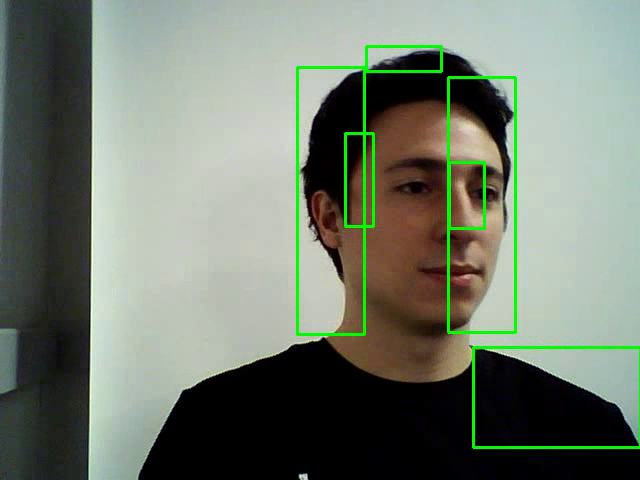
#> input picture frame 15 of labs/lab5/5b_enzo_1689382846.5281594.mp4, 640 x 480 px, given in place of the camera
$ python lab5b_webcam.py
#> lines starting #> are read from the running program, lines starting #| are printed output that depends on the picture; after the words box and inside, x2 and y2 are one past the last pixel; in counts of white or black regions, pixels touching at a corner belong together
# import the opencv module
import cv2
import time

# Capturing video
capture = cv2.VideoCapture(0)

# Get current width and height of frame
width = capture.get(cv2.CAP_PROP_FRAME_WIDTH)
height = capture.get(cv2.CAP_PROP_FRAME_HEIGHT)

# Define Video Frame Rate in fps
fps = capture.get(cv2.CAP_PROP_FPS)

# Create a VideoWriter object to save the output video
fourcc = cv2.VideoWriter_fourcc(*'mp4v')
timestamp = time.time()

out_1 = cv2.VideoWriter(f'./labs/lab5/5b_webcam_{timestamp}_tracking.mp4', fourcc, fps, (int(width), int(height)))
out_2 = cv2.VideoWriter(f'./labs/lab5/5b_webcam_{timestamp}.mp4', fourcc, fps, (int(width), int(height)))


while capture.isOpened():
    # to read frame by frame
    ret, img_1 = capture.read()
#> img_1 is the input picture: shape (480, 640, 3); mean B, G, R 110.3, 124, 115
    if not ret:
        break  # Exit the loop if the frame wasn't read correctly

    ret, img_2 = capture.read()
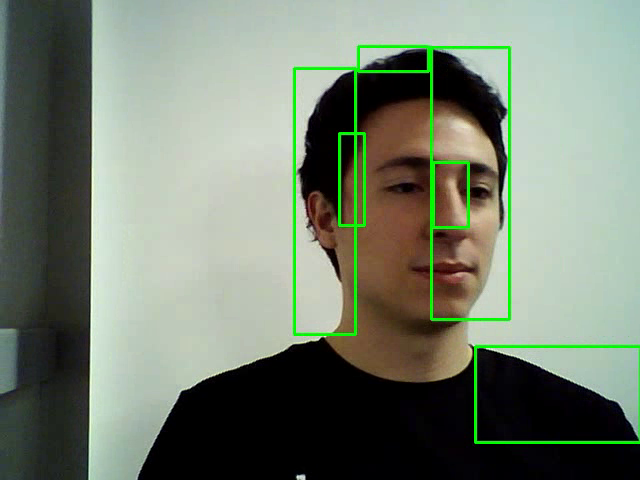
#> input picture frame 16 of labs/lab5/5b_enzo_1689382846.5281594.mp4, 640 x 480 px, given in place of the camera
#> img_2 is the input picture: shape (480, 640, 3); mean B, G, R 112.2, 128.1, 117.8
    if not ret:
        break  # Exit the loop if the frame wasn't read correctly


    # find difference between two frames
    diff = cv2.absdiff(img_1, img_2)
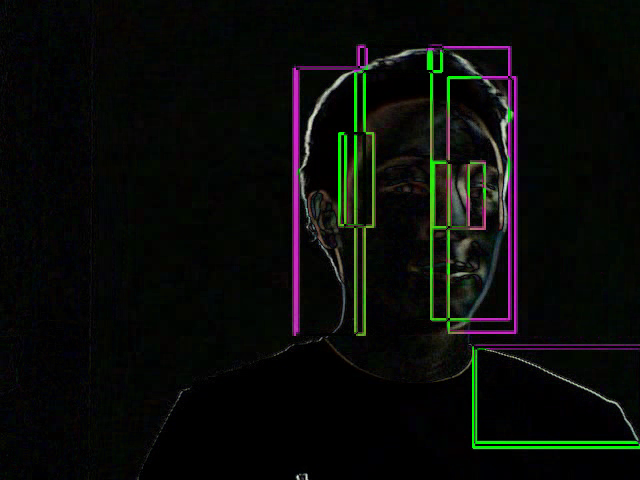
#> diff: shape (480, 640, 3); mean B, G, R 9, 11.6, 9.9

    # to convert the frame to grayscale
    diff_gray = cv2.cvtColor(diff, cv2.COLOR_BGR2GRAY)
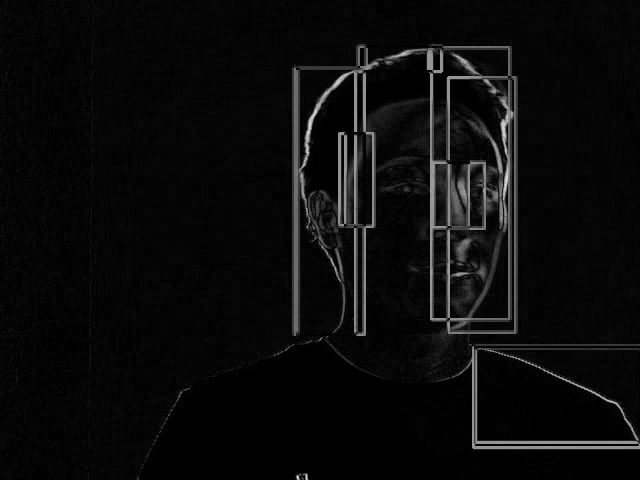
#> diff_gray: shape (480, 640); min 0, max 230, mean 10.8

    # apply some blur to smoothen the frame
    diff_blur = cv2.GaussianBlur(diff_gray, (5, 5), 0)

    # to get the binary image
    _, thresh_bin = cv2.threshold(diff_blur, 20, 255, cv2.THRESH_BINARY)
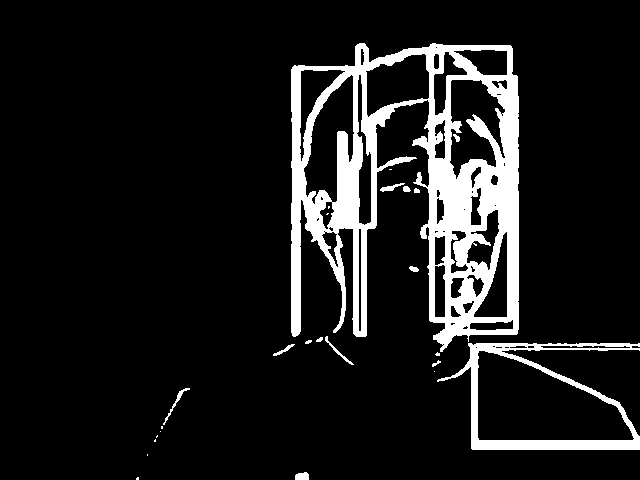
#> thresh_bin: shape (480, 640); 11% white; 25 white regions (11 under 20 px)

    # to find contours
    contours, hierarchy = cv2.findContours(thresh_bin, cv2.RETR_TREE, cv2.CHAIN_APPROX_SIMPLE)
#> contours = 80 contours, 38 with area under 20; largest, box (x1, y1, x2, y2) and area: (291, 43, 519, 352) 46356, (437, 343, 640, 450) 13400, (477, 350, 635, 441) 9481, (303, 74, 355, 205) 3618, (449, 79, 506, 180) 3550

    # to draw the bounding box when the motion is detected
    for contour in contours:
        x, y, w, h = cv2.boundingRect(contour)
        if cv2.contourArea(contour) > 300:
            cv2.rectangle(img_1, (x, y), (x+w, y+h), (0, 255, 0), 2)
#> this loop made 80 passes
#> (x, y, w, h) on passes 1, 2, 6, 8, 9, 10, 11, 12, 13, 14, 15, 16: (136, 477, 3, 3), (295, 472, 14, 8), (160, 431, 1, 1), (163, 388, 27, 37), (434, 371, 1, 1), (432, 360, 9, 7), (435, 352, 5, 4), (273, 344, 22, 12), (437, 343, 203, 107), (477, 350, 158, 91), (504, 346, 6, 3), (495, 346, 8, 3)
#> (contour, x, y, w, h) on passes 3, 4, 5, 7, 17, 29: ([[147, 454], [147, 455]], 147, 454, 1, 2), ([[155, 439], [154, 440], [154, 441], [155, 441]], 154, 439, 2, 3), ([[157, 435], [156, 436], [156, 437], [157, 436]], 156, 435, 2, 3), ([[161, 426], [161, 428], [162, 428], [162, 426]], 161, 426, 2, 3), ([[475, 347], [476, 346], [477, 347], [476, 348]], 475, 346, 3, 3), ([[389, 169], [391, 169]], 389, 169, 3, 1)
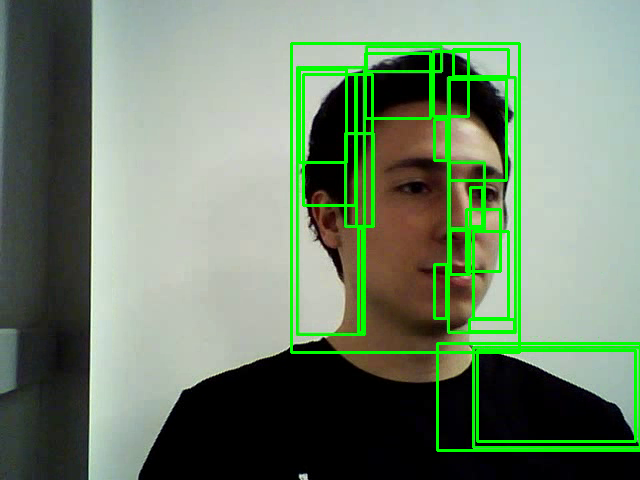
#> img_1: shape (480, 640, 3); 4.92% of pixels changed, all inside (x1, y1, x2, y2) = (290, 42, 640, 452)
    # cv2.drawContours(img_1, contours, -1, (0, 255, 0), 2)

    # display the output
    cv2.imshow("Detecting Motion...", img_1)
    cv2.imshow("Detecting Motion...2", img_2)

    out_1.write(img_1)
    out_2.write(img_2)

    if cv2.waitKey(1) == ord('q'):
#> (key q is pressed here)
        break

# Release the VideoWriter and VideoCapture objects
out_1.release()
out_2.release()
capture.release()

# Close all OpenCV windows
cv2.destroyAllWindows()

$ run again, starting later in the video
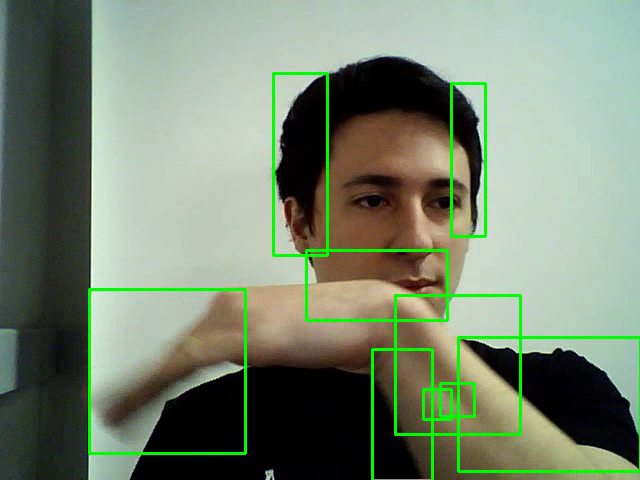
#> input picture frame 71 of labs/lab5/5b_enzo_1689382846.5281594.mp4, 640 x 480 px, given in place of the camera
#> img_1 is the input picture: shape (480, 640, 3); mean B, G, R 112.8, 134.2, 120
#> `_, thresh_bin = cv2.threshold(diff_blur, 20, 255, cv2.THRESH_BINARY)`:
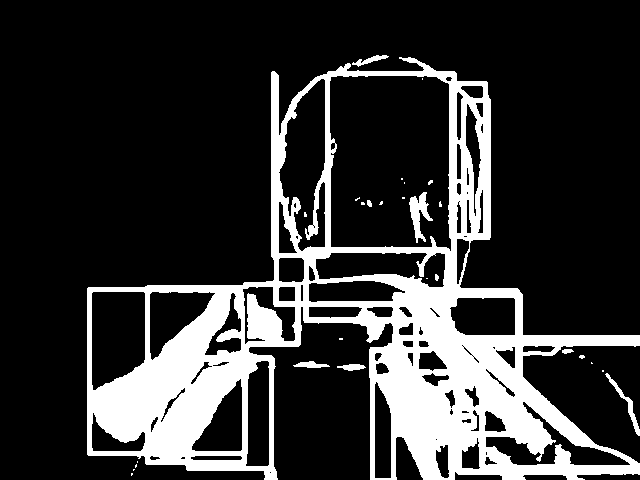
#> thresh_bin: shape (480, 640); 20.6% white; 28 white regions (19 under 20 px)
#> contours = 111 contours, 40 with area under 20; largest, box (x1, y1, x2, y2) and area: (87, 57, 640, 480) 117008, (329, 75, 452, 252) 20295, (278, 78, 326, 252) 5379, (91, 291, 146, 391) 4654, (315, 252, 446, 288) 3144
#> the loop `for contour in contours:` made 111 passes
#> (x, y, w, h) on passes 5, 7, 9, 10, 11, 13, 15, 16: (605, 373, 35, 63), (337, 364, 29, 7), (293, 361, 37, 7), (579, 355, 6, 4), (562, 349, 12, 5), (87, 57, 553, 423), (484, 456, 14, 10), (180, 456, 6, 4)
#> after the loop `for contour in contours:`:
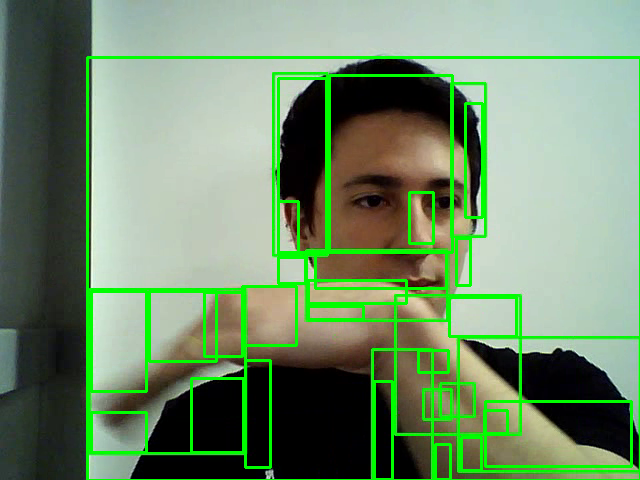
#> img_1: shape (480, 640, 3); 6.27% of pixels changed, all inside (x1, y1, x2, y2) = (86, 56, 640, 480)

$ run again, starting later in the video
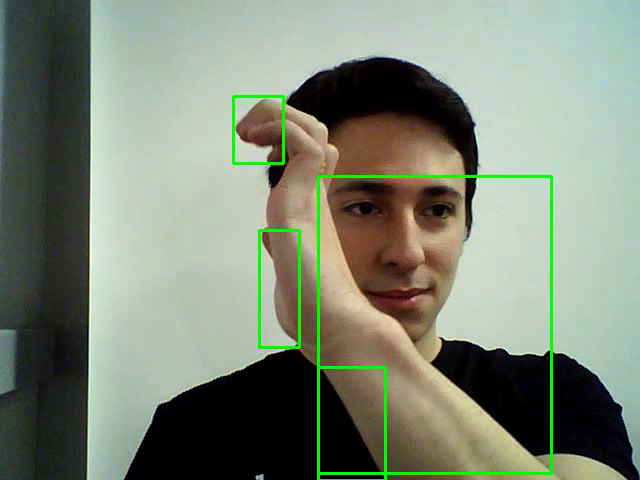
#> input picture frame 127 of labs/lab5/5b_enzo_1689382846.5281594.mp4, 640 x 480 px, given in place of the camera
#> img_1 is the input picture: shape (480, 640, 3); mean B, G, R 119.1, 135.7, 126.3
#> `_, thresh_bin = cv2.threshold(diff_blur, 20, 255, cv2.THRESH_BINARY)`:
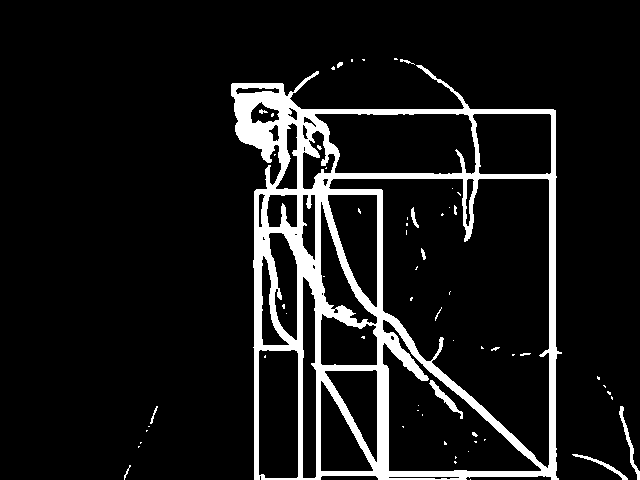
#> thresh_bin: shape (480, 640); 9.7% white; 62 white regions (47 under 20 px)
#> contours = 96 contours, 63 with area under 20; largest, box (x1, y1, x2, y2) and area: (231, 65, 562, 480) 112463, (328, 178, 550, 469) 35484, (382, 319, 542, 472) 10552, (314, 113, 477, 175) 8464, (258, 349, 299, 479) 5100
#> the loop `for contour in contours:` made 96 passes
#> (x, y, w, h) on passes 1, 2, 3, 8, 9, 11, 13, 15: (470, 479, 1, 1), (124, 465, 7, 15), (572, 454, 56, 26), (619, 406, 21, 74), (150, 406, 8, 18), (607, 391, 4, 4), (597, 376, 3, 4), (331, 66, 4, 4)
#> after the loop `for contour in contours:`:
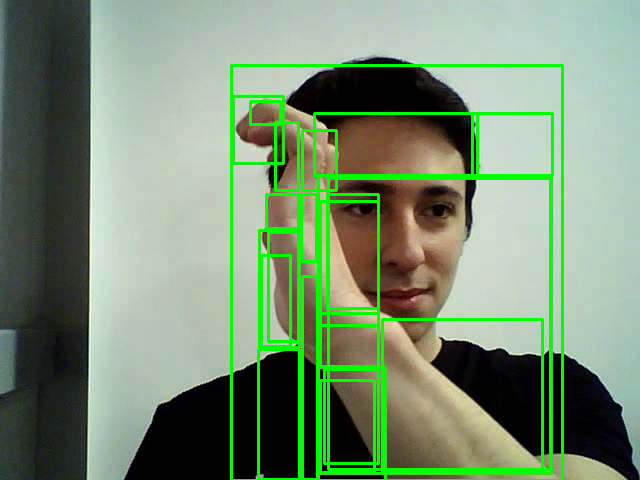
#> img_1: shape (480, 640, 3); 6.62% of pixels changed, all inside (x1, y1, x2, y2) = (230, 64, 564, 480)
